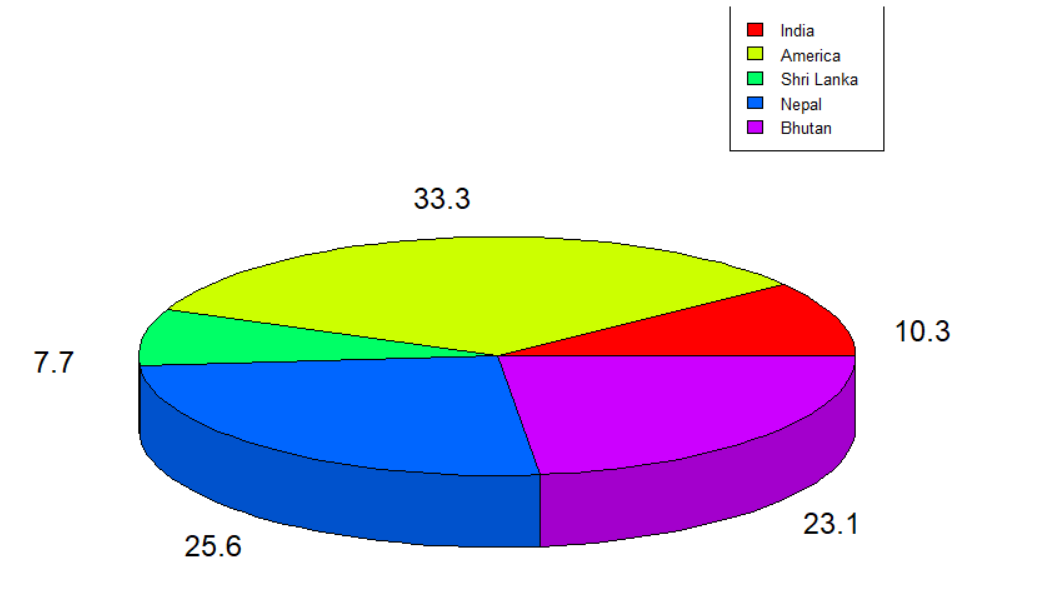

This figure's R source:
library(plotrix)  
x <- c(20, 65, 15, 50,45)  
labels <- c("India", "America", "Shri Lanka", "Nepal","Bhutan")  
pie_percent<- round(100*x/sum(x), 1)  
pie3D(x, labels = pie_percent, main = "Country Pie Chart",col = rainbow(length(x)))  
legend("topright", c("India", "America", "Shri Lanka", "Nepal","Bhutan"), cex = 0.8,  
       fill = rainbow(length(x)))  
